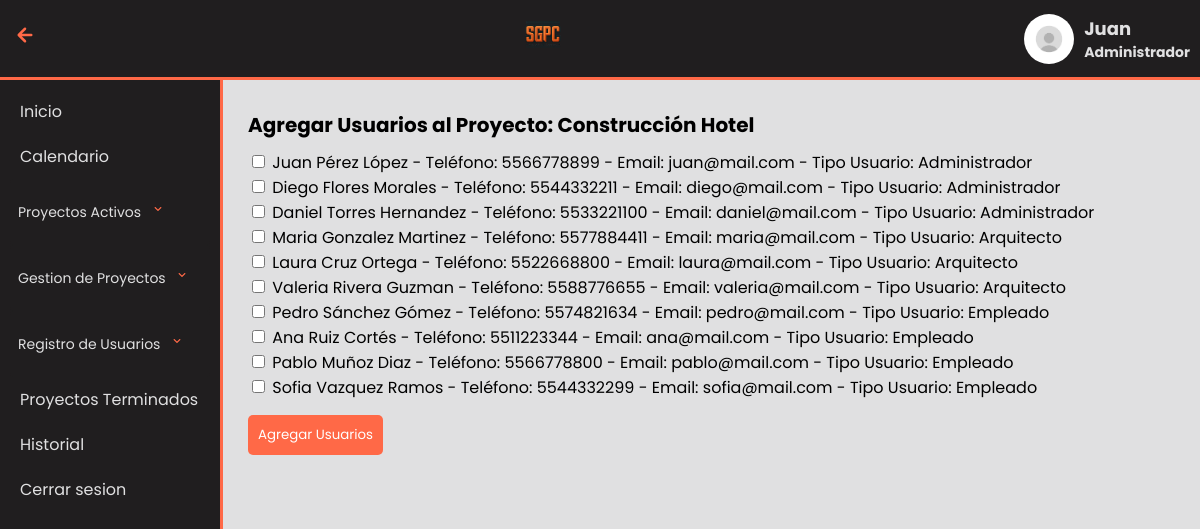
Screenshot of /MenuAdmin/RegistroProyectos/agregarUsuarios.php?idProyecto=1 (signed in) with the database file from the repository.
### tables this page shows
CREATE TABLE Proyecto (
    idProyecto INT AUTO_INCREMENT PRIMARY KEY,
    nombre VARCHAR(100) NOT NULL,
    descripcion VARCHAR(200) NOT NULL,
    ubicacion VARCHAR(100) NOT NULL,
    fechaInicio DATE NOT NULL,
    fechaFinal DATE NOT NULL,
    estado CHAR(3) NOT NULL,
    FOREIGN KEY (estado) REFERENCES Estado(codigo)
);

CREATE TABLE Usuario (
    idUsuario INT AUTO_INCREMENT PRIMARY KEY,
    nombre VARCHAR(30) NOT NULL,
    apellidoPat VARCHAR(50) NOT NULL,
    apellidoMat VARCHAR(50) NOT NULL,
    numTel CHAR(15) NOT NULL,
    email VARCHAR(256) NOT NULL,
    contrasena VARCHAR(30) NOT NULL,
    idTipoUsuario INT NOT NULL,
    FOREIGN KEY (idTipoUsuario) REFERENCES TipoUsuario(idTu)
);

CREATE TABLE TipoUsuario (
    idTu INT AUTO_INCREMENT PRIMARY KEY,
    rol VARCHAR(30) NOT NULL
);

### conexion.php (called while the page is built, shortened)
<?php
class conexion
{
    private $HOST = "localhost";
    private $USER = "root";
    private $PASS = "";
    private $DB = "sgpc";
    private $CON;
    public function connect()
    {
        $this->CON = mysqli_connect($this->HOST, $this->USER, $this->PASS, $this->DB);
        if (mysqli_connect_errno()) {
            echo "Error de conexión: " . mysqli_connect_error();
            return false;
        } else {
            return true;
        }
    }
    public function exeqSelect($query)
    {
        try {
            $this->DATASET = mysqli_query($this->CON, $query);
            if ($this->DATASET) {
                return $this->DATASET;
            } else {
                throw new Exception("Error en la consulta: " . mysqli_error($this->CON));
            }
        } catch (Exception $e) {
            echo "Excepción: " . $e->getMessage();
            return 0;
        }
    }
}

### MenuAdmin/RegistroProyectos/agregarUsuarios.php (the view, shortened to what this page needs)
<!DOCTYPE html>
<html lang="en">
<head>
    <link rel="stylesheet" href="../../css/proyectos.css" />
</head>
<body>
    <header class="header">
        <?php if (isset($_SESSION['admin_name']) && $current_page !== 'index.php') : ?>
        <div class="back-link">
            <a href="javascript:history.go(-1);">
                <img src="../plantillas/left-arrow.svg" alt="Flecha de regreso">
            </a>
        </div>
        <?php endif; ?>
        <div class="logo">
            <img src="../../img/Logo1.png" alt="Logo de la empresa">
        </div>
        <div class="user-info">
            <img src="../../img/account-icon-user-icon-vector-graphics_292645-552.avif" alt="Nombre del usuario">
            <h3><?php echo $_SESSION['admin_name']; ?>
                <p>Administrador</p>
            </h3>
        </div>
    </header>
    <aside class="menu">
        <ul>
            <li <?php if ($current_page == 'index.php') echo 'class="current-page"'; ?>><a
                    href="../index.php">Inicio</a>
            </li>
            <li><a href="Calendario/Calendario.php">Calendario</a></li>
            <li class="active-tasks">
                <span class="menu-item">
                    Proyectos Activos
                    <img src="../plantillas/down-arrow.svg" alt="Flecha hacia abajo" alt="Flecha hacia abajo">
                </span>
            </li>
            <li class="active-tasks">
                <span class="menu-item">
                    Gestion de Proyectos
                    <img src="../plantillas/down-arrow.svg" alt="Flecha hacia abajo">
                </span>
            </li>
            <li class="active-tasks">
                <span class="menu-item">
                    Registro de Usuarios
                    <img src="../plantillas/down-arrow.svg" alt="Flecha hacia abajo">
                </span>
            </li>
            <li><a href="../proyectosTerminados.php">Proyectos Terminados</a></li>
            <li><a href="Historial/index.html">Historial</a></li>
            <li><a href="../../InicioSesion/logout.php">Cerrar sesion</a></li>
        </ul>
    </aside>
    <main class="main-section">
        <?php
    if (isset($_GET['idProyecto'])) {
        $idProyecto = $_GET['idProyecto'];
        include("../../conexion.php");
        $conexion = new conexion();
        if ($conexion->connect()) {
            $queryProyecto = "SELECT * FROM Proyecto WHERE idProyecto = $idProyecto";
            $resultProyecto = $conexion->exeqSelect($queryProyecto);
            if ($resultProyecto->num_rows > 0) {
                $rowProyecto = $resultProyecto->fetch_assoc();
                $nombreProyecto = $rowProyecto['nombre'];
                $queryUsuarios = "SELECT u.*, t.rol as nombreTipoUsuario
FROM Usuario u
INNER JOIN TipoUsuario t ON u.idTipoUsuario = t.idTu";
                $resultUsuarios = $conexion->exeqSelect($queryUsuarios);
                if ($resultUsuarios->num_rows > 0) {
                    echo "<h1 class='project-title'>Agregar Usuarios al Proyecto: $nombreProyecto</h1>";
                    echo "<form action='procesarUsuarios.php' method='post'>";
                    while ($rowUsuario = mysqli_fetch_array($resultUsuarios)) {
                        $idUsuario = $rowUsuario['idUsuario'];
                        $nombreUsuario = $rowUsuario['nombre'];
                        $apellidoPat = $rowUsuario['apellidoPat'];
                        $apellidoMat = $rowUsuario['apellidoMat'];
                        $numTel = $rowUsuario['numTel'];
                        $email = $rowUsuario['email'];
                        $nombreTipoUsuario = $rowUsuario['nombreTipoUsuario'];
                        echo "<label class='user-checkbox'><input type='checkbox' name='usuarios[]' value='$idUsuario'>
        $nombreUsuario $apellidoPat $apellidoMat - Teléfono: $numTel - Email: $email - Tipo Usuario:
        $nombreTipoUsuario</label><br>";
                    }
                    echo "<input type='submit' value='Agregar Usuarios' class='details-button'>";
                    echo "</form>";
                } else {
                    echo "<p class='no-users-message'>No hay usuarios disponibles.</p>";
                }
            } else {
                echo "<p class='no-project-message'>No se encontró el proyecto.</p>";
            }
        } else {
            echo "<p class='db-error-message'>Error en la conexión a la base de datos.</p>";
        }
    } else {
        echo "<p class='no-id-message'>ID del proyecto no proporcionado.</p>";
    }
    ?>
    </main>
</body>
</html>

### css/proyectos.css (style rules this page uses)
* { font-family: "Poppins"; }
body { background-color: #e0e0e1; margin-top: 77px; }
.header { display: flex; justify-content: space-between; align-items: center; background: rgb(32, 30, 31); padding: 10px; position: fixed; top: 0; left: 0; right: 0; z-index: 1000; border-bottom: 3px solid #ff6947; }
.header .user-info { display: flex; align-items: center; color: #e0e0e1; }
.user-info img { width: 50px; height: 50px; border-radius: 50%; margin-right: 10px; }
.user-info h3 { font-size: 18px; margin: 0; }
.user-info p { font-size: 14px; margin: 0; }
.logo img { width: 50px; height: 50px; }
.menu { margin-top: 73.1px; background: rgb(32, 30, 31); color: #e0e0e1; width: 200px; padding: 0 10px; position: fixed; top: 0; left: 0px; height: 100%; overflow-y: auto; transition: left 0.3s; z-index: 900; display: flex; flex-direction: column; border-right: 3px solid #ff6947; }
.menu-item { line-height: 50px; padding-left: 10px; }
.menu ul { list-style: none; padding: 0; width: 100%; }
.menu ul li { margin-bottom: 0px; }
.menu ul li a { color: #e0e0e1; text-decoration: none; font-size: 16px; display: block; padding: 10px; margin: 0px; position: relative; }
main { margin-left: 220px; padding: 20px; }
.project-title { font-size: 20px; font-weight: bold; margin-bottom: 10px; }
.active-tasks { display: flex; flex-direction: column; position: relative; }
.active-tasks .menu-item { cursor: pointer; padding: 8px; border-radius: 4px; background-color: rgb(32, 30, 31); color: #e0e0e1; font-size: 14px; }
.menu-item img { width: 16px; height: 16px; margin-left: 5px; }
.details-button { background-color: #ff6947; color: #fff; border: none; padding: 10px; margin-top: 15px; cursor: pointer; text-decoration: none; border-radius: 5px; display: inline-block; transition: background-color 0.3s ease-in-out; }
.back-link { margin-right: 20px; cursor: pointer; }
.back-link img { width: 30px; height: 30px; }

### rows the page displays
proyecto: nombre "Construcción Hotel"
usuario: nombre "Juan", apellidoPat "Pérez", apellidoMat "López", numTel "5566778899", email "juan@mail.com", idTipoUsuario.rol "Administrador"
usuario: nombre "Diego", apellidoPat "Flores", apellidoMat "Morales", numTel "5544332211", email "diego@mail.com", idTipoUsuario.rol "Administrador"
usuario: nombre "Daniel", apellidoPat "Torres", apellidoMat "Hernandez", numTel "5533221100", email "daniel@mail.com", idTipoUsuario.rol "Administrador"
usuario: nombre "Maria", apellidoPat "Gonzalez", apellidoMat "Martinez", numTel "5577884411", email "maria@mail.com", idTipoUsuario.rol "Arquitecto"
usuario: nombre "Laura", apellidoPat "Cruz", apellidoMat "Ortega", numTel "5522668800", email "laura@mail.com", idTipoUsuario.rol "Arquitecto"
usuario: nombre "Valeria", apellidoPat "Rivera", apellidoMat "Guzman", numTel "5588776655", email "valeria@mail.com", idTipoUsuario.rol "Arquitecto"
usuario: nombre "Pedro", apellidoPat "Sánchez", apellidoMat "Gómez", numTel "5574821634", email "pedro@mail.com", idTipoUsuario.rol "Empleado"
usuario: nombre "Ana", apellidoPat "Ruiz", apellidoMat "Cortés", numTel "5511223344", email "ana@mail.com", idTipoUsuario.rol "Empleado"
usuario: nombre "Pablo", apellidoPat "Muñoz", apellidoMat "Diaz", numTel "5566778800", email "pablo@mail.com", idTipoUsuario.rol "Empleado"
usuario: nombre "Sofia", apellidoPat "Vazquez", apellidoMat "Ramos", numTel "5544332299", email "sofia@mail.com", idTipoUsuario.rol "Empleado"

### other values shown
$_SESSION['admin_name'] "Juan"
